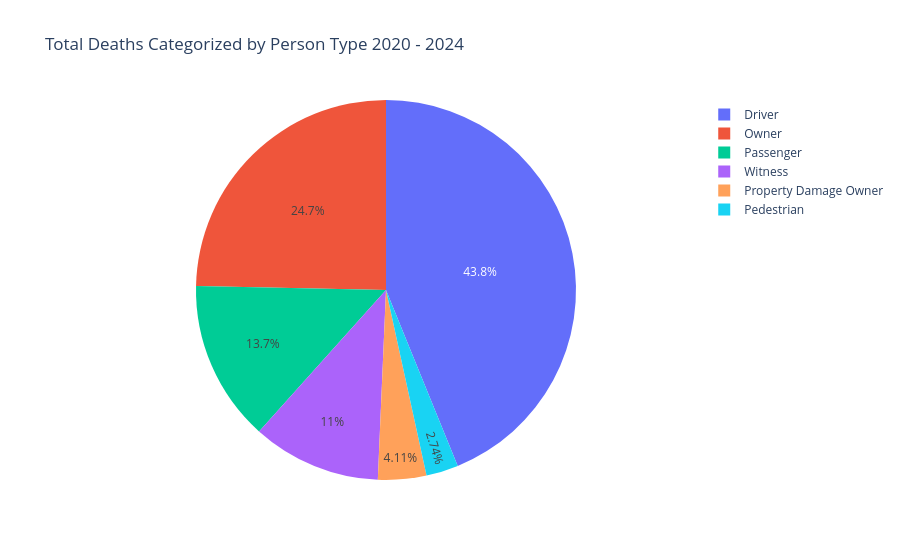

The code cell stored with this chart in its notebook:
### Code cell
# Create the pie chart
fig = px.pie(df, values='TotalDeaths', names='PersonType',
             title='Total Deaths Categorized by Person Type 2020 - 2024',
             labels={'TotalDeaths': 'Number of Deaths', 'PersonType': 'Person Type'})

# Show the figure
fig.show()

### Figure 1 — Plotly figure (JSON) as saved in the notebook; plotly's stock layout.template omitted (floating-point values rounded to 4 significant figures)
{"data": [{"domain": {"x": [0, 1], "y": [0, 1]}, "hovertemplate": "Person Type=%{label}<br>Number of Deaths=%{value}<extra></extra>", "labels": ["Driver", "Passenger", "Pedestrian", "Witness", "Owner", "Property Damage Owner", "Driver", "Witness"], "legendgroup": "", "name": "", "showlegend": true, "type": "pie", "values": [30, 10, 2, 6, 18, 3, 2, 2]}], "layout": {"legend": {"tracegroupgap": 0}, "title": {"text": "Total Deaths Categorized by Person Type 2020 - 2024"}}}
